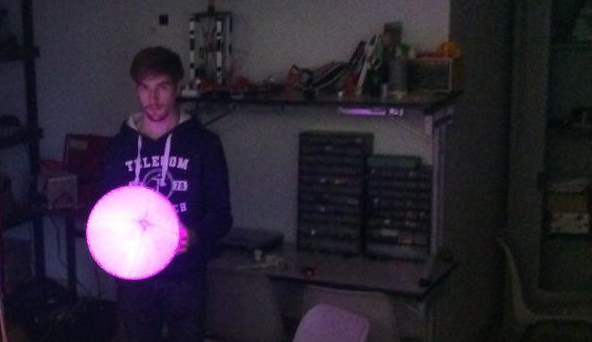
//> input picture photos_test/crop.jpg, 592 x 342 px
$ ./detect_shape_image ../../photos_test/crop.jpg   (built with g++ and OpenCV 4)
//> lines starting //> are read from the running program, lines starting //| are printed output that depends on the picture
/* Detect the shape of the ballon in a picture:
 * - convert the picture to greyscale
 * - clean the picture through morphological opening and closing
 * - detect white shapes
 */

#include <stdio.h>
#include "opencv2/opencv.hpp"

using namespace cv;

enum {
	STRUCT_ELEM_SIZE = 5
};

int
main(int argc, char *argv[])
{
	Mat pic, struct_elem;
	namedWindow("display", WINDOW_AUTOSIZE);

	if (argc != 2) {
		printf("Usage: ./detect_shape_image <image path>\n");
		return -1;
	}

	pic = imread(argv[1], 1);
//> pic is the input picture: 342 rows x 592 cols, CV_8UC3; mean B, G, R 50.4, 38.1, 43.7
	if (!pic.data) {
		printf("No image data\n");
		return -1;
	}

	cvtColor(pic, pic, COLOR_BGR2GRAY);
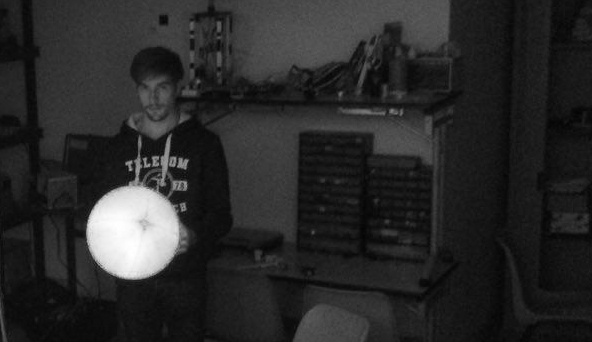
//> pic: 342 rows x 592 cols, CV_8UC1; min 3, max 255, mean 41.2

	/* Structuring element for morphological operations */
	struct_elem = getStructuringElement(
		MORPH_ELLIPSE, Size(STRUCT_ELEM_SIZE, STRUCT_ELEM_SIZE));

	/* morphological opening: remove small objects */
	erode(pic, pic, struct_elem);
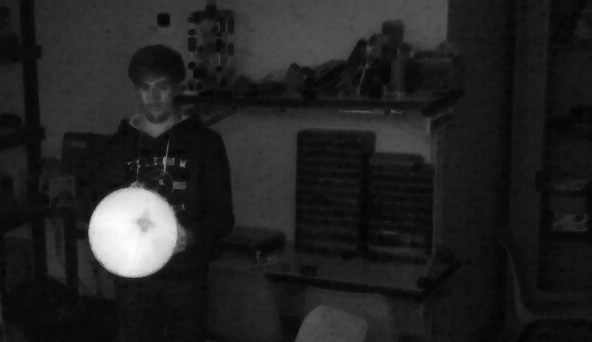
//> pic: 342 rows x 592 cols, CV_8UC1; min 3, max 253, mean 34.8
	dilate(pic, pic, struct_elem);

	/* morphological closing: fill in small holes */
	dilate(pic, pic, struct_elem);
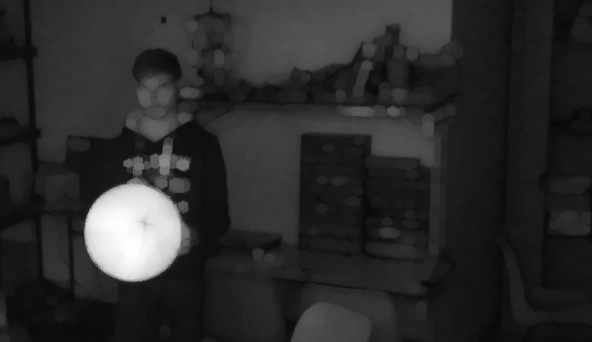
//> pic: 342 rows x 592 cols, CV_8UC1; min 7, max 253, mean 43.2
	erode(pic, pic, struct_elem);

	imshow("display", pic);
	waitKey(0);

	return 0;
}
